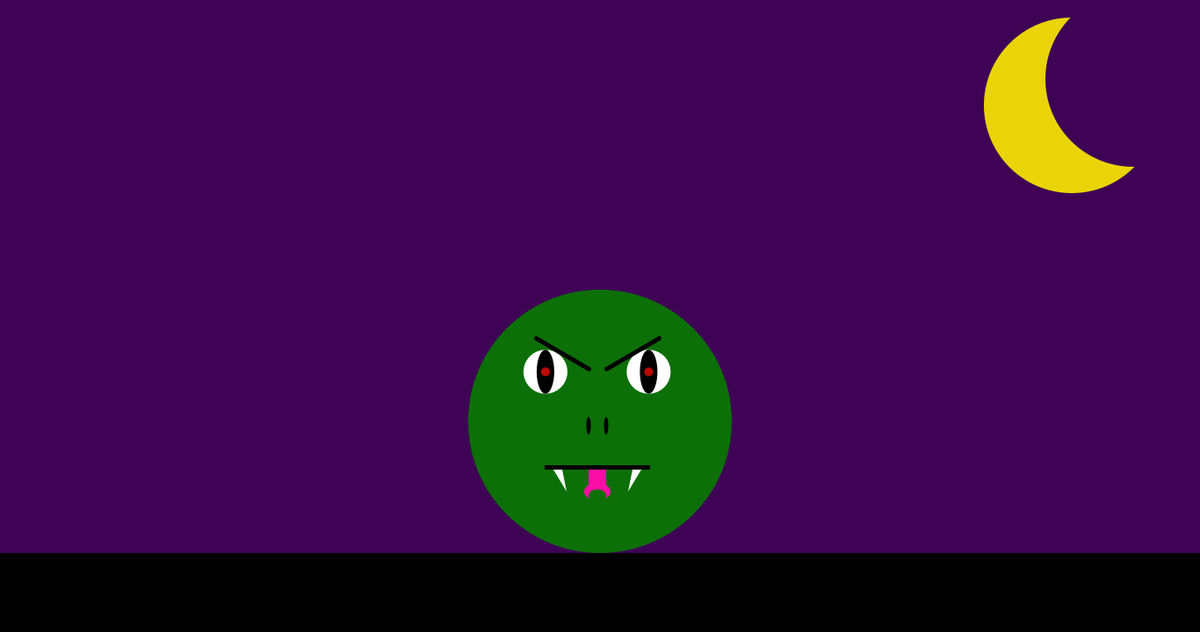
Frame 1 (no input)
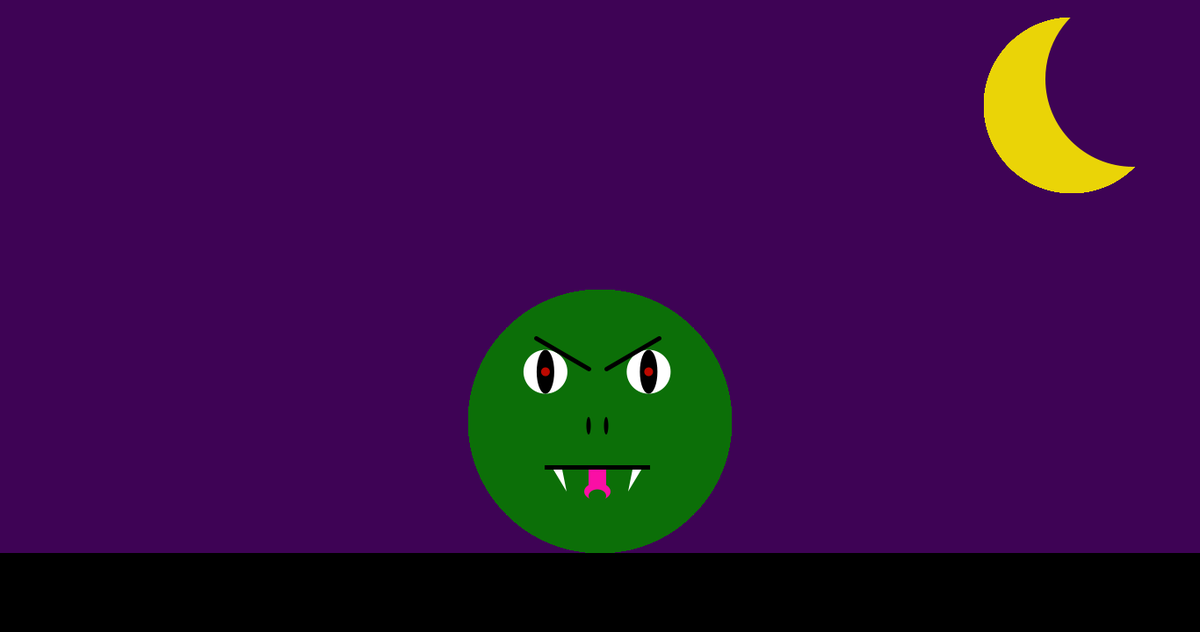
Frame 60 (the mouse pressed at the canvas centre just before this capture)
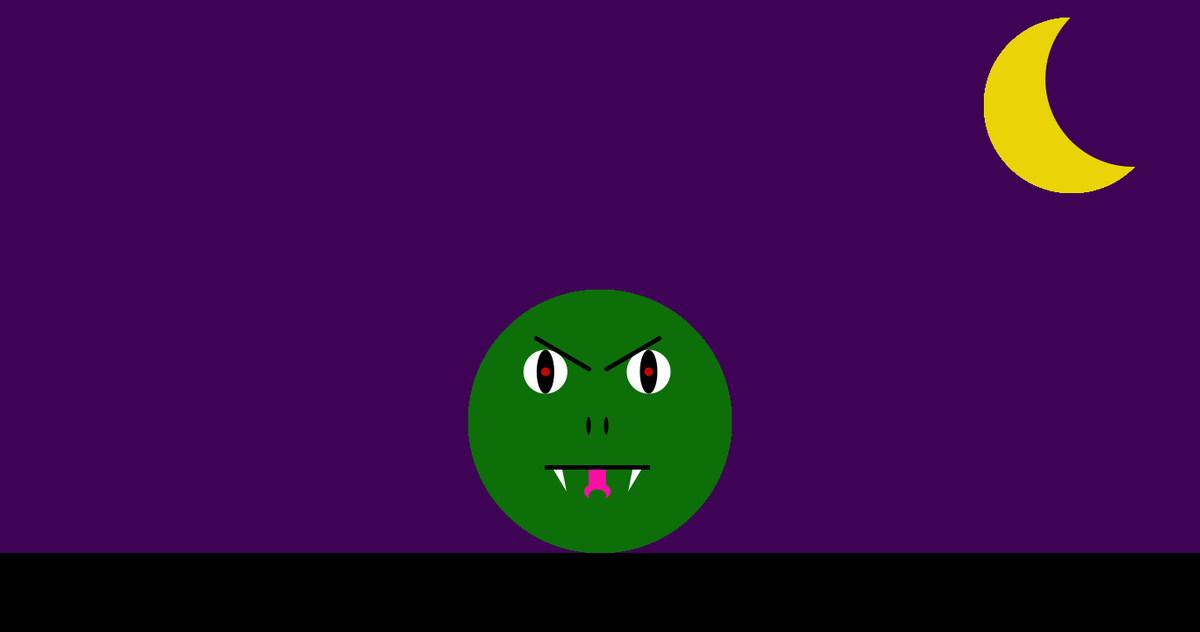
Frame 120 (the mouse held since frame 60 and released just before this capture)

The Processing sketch that drew these frames (run headless with seeded random() and noise(); from frame 60 on, the mouse is pressed at the canvas centre):

// Processing sketch: Smiley2
// ── Smiley2.pde
void setup()
{
  size(1366, 720);
  background(62, 3, 85);
}

void draw()
{  


  //body
  noStroke();
  fill(12, 111, 8);
  ellipse(width/2, height/1.5, 300, 300);
  smooth();

  //eyeWhites
  noStroke();
  fill(255);
  ellipse(width/2.2, height/1.7, 50, 50);
  ellipse(width/1.85, height/1.7, 50, 50);

  //eyes
  noStroke();
  fill(0);
  ellipse(width/2.2, height/1.7, 20, 50);
  ellipse(width/1.85, height/1.7, 20, 50);
  fill(188, 9, 0);
  ellipse(width/2.2, height/1.7, 10, 10);
  ellipse(width/1.85, height/1.7, 10, 10);

  //moon
  noStroke();
  fill(234, 212, 7);
  ellipse(1220, 120, 200, 200);
  fill(62, 3, 85);
  ellipse(1290, 90, 200, 200);

  //ground
  noStroke();
  fill(0);
  rect(0, 630, width, height/4);

  //mouthShape
  noStroke();
  fill(0);
  rect(620, 530, 120, 5);

  //teeth
  noStroke();
  fill(255);
  triangle(630, 535, 640, 535, 645, 560);
  triangle(730, 535, 720, 535, 715, 560);

  //toungue
  noStroke();
  fill(250, 15, 165);
  rect(670, 535, 20, 30);
  ellipse(680, 560, 30, 20);
  fill(12, 111, 8);
  ellipse(680, 565, 20, 15);

  //nostrils
  noStroke();
  fill(0);
  ellipse(670, 485, 5, 20);
  ellipse(690, 485, 5, 20);

  //eyebrows
  stroke(0);
  strokeWeight(5);
  line(610, 385, 670, 420);
  line(750, 385, 690, 420);
}
